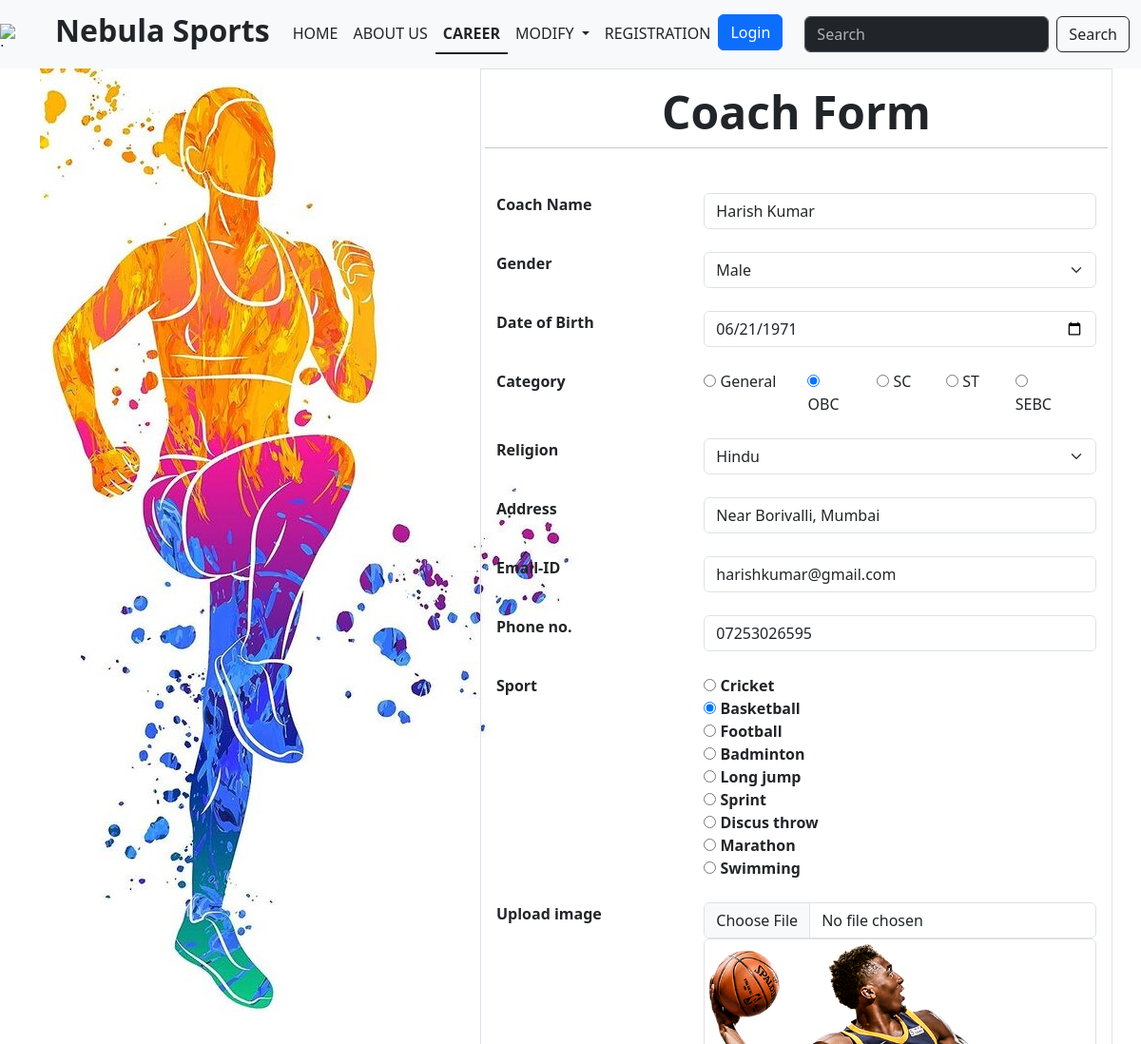
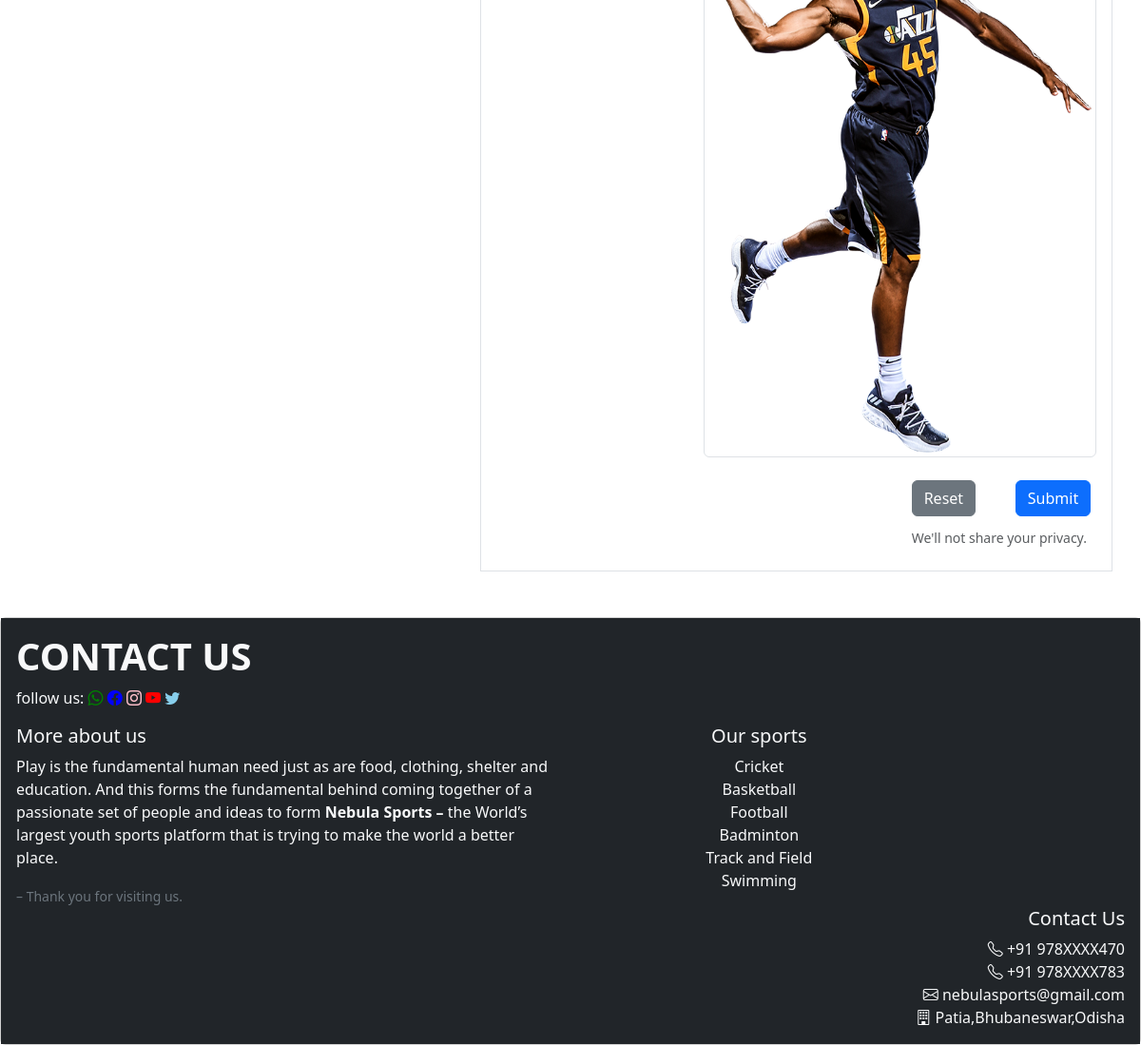
The app's page /coach_form.php?coach_id=1 with its own data (2 pictures, top to bottom).
### tables this page shows
CREATE TABLE `coach` (
  `coach_id` int(11) NOT NULL,
  `name` varchar(100) NOT NULL,
  `gender` enum('Male','Female','Other') NOT NULL,
  `dob` date NOT NULL,
  `caste` enum('General','OBC','SC','ST','SEBC') NOT NULL DEFAULT 'General',
  `religion` enum('Hindu','Budhhist','Sikh','Jain','Other') NOT NULL,
  `addr` text NOT NULL,
  `phone` varchar(13) NOT NULL,
  `email` varchar(320) NOT NULL,
  `sport_id` int(11) NOT NULL,
  `coach_image` varchar(200) NOT NULL
);

CREATE TABLE `sport` (
  `sport_id` int(11) NOT NULL,
  `name` varchar(20) NOT NULL
);

### coach_form.php (the view, shortened to what this page needs)
<!DOCTYPE html>  <?php session_start();?>
<html lang="en">
<head>
    <link href="https://cdn.jsdelivr.net/npm/bootstrap@5.3.1/dist/css/bootstrap.min.css" rel="stylesheet">
    <link rel="stylesheet" href="https://cdn.jsdelivr.net/npm/bootstrap-icons@1.10.5/font/bootstrap-icons.css">
</head>
<body>
<div>
<nav class="navbar navbar-expand-lg bg-light nav-underline" data-bs-theme="dark">
    <div>
      <img src="https://w7.pngwing.com/pngs/303/549/png-transparent-sport-logo-football-sports-logos-text-sport-logo.png" alt="Logo" width="30" height="24" class="d-inline-block align-text-top">
    </div>
        <div class="container-fluid">
          <a class="navbar-brand text-dark nav-underline" href="#"><h2><b>Nebula Sports</b></h2></a>
          <div class="collapse navbar-collapse" id="navbarScroll">
            <ul class="navbar-nav me-auto my-2 my-lg-0 navbar-nav-scroll" style="--bs-scroll-height: 100px;">
              <li class="nav-item">
                <a class="nav-link text-dark" href="home.php">HOME</a>
              </li>
              <li class="nav-item ">
                <a class="nav-link text-dark" href="about.php">ABOUT US</a>
              </li>
              <li class="nav-item">
                <a class="nav-link active text-dark" aria-current="page" href="career.php">CAREER</a>
              </li>
              <li class="nav-item dropdown">
                <a class="nav-link dropdown-toggle text-dark"  role="button"
                data-bs-toggle="dropdown" aria-expanded="false">
                MODIFY
                </a>
              </li>
              <li class="nav-item">
                <a class="nav-link text-dark" href="user_form.php">REGISTRATION</a>
              </li>
              <li class="nav-item">
                <?php
                if (isset($_SESSION['loggedin']) && $_SESSION['loggedin']) { ?>
                  <a href='logout.php'><button type="button" class="btn btn-info">
                    Logout
                  </button></a>
                <?php
                 echo 'Welcome '. $_SESSION['user_name'];
                } else {
                  ?>
                  <button type="button" class="btn btn-primary" data-bs-toggle="modal" data-bs-target="#exampleModal">
                    Login
                  </button>
                <?php } ?>
              </li>
            </ul>
            <form class="d-flex" role="search">
              <input class="form-control me-2" type="search" placeholder="Search" aria-label="Search">
              <button class="btn btn-outline-dark" type="submit">Search</button>
            </form>
          </div>
        </div>
      </nav>
    </div>
    <?php
    include 'connection.php';
    ?>
    <div class="container">
    <div class="row">
        <div class="col-5"><img src="img/71lYMYB9TUS._SL1500_ (3).jpg"></div>
        <div class="col-7 border" style="padding:16px">
        <h5 class="display-5 text-center"><b><b>Coach Form</b></b></h5>
        <?php
            $mode = 'Add';
            if(isset($_REQUEST['coach_id']) && is_numeric($_REQUEST['coach_id'])) {
                if($_REQUEST['coach_id'] > 0) {
                    $mode = 'Edit';
                    $coach_id = $_REQUEST['coach_id'];
                    $query_str = "SELECT * FROM coach WHERE coach_id = ?";
                    $stmt = mysqli_prepare($connection,$query_str);
                    mysqli_stmt_bind_param($stmt,'i',$coach_id);
                    mysqli_stmt_execute($stmt);
                    $result = mysqli_stmt_get_result($stmt);
                    $row = mysqli_fetch_array($result);
                }
            }
        ?>
        <div class="row"><br>
        <hr>
            <form id="myform" action="coach_form_insert.php" method="post"  enctype="multipart/form-data">
                <div class="mb-4 row">
                    <div class="col-4"><label class="form-label"><b>Coach Name</b></label></div>
                    <div class="col"><input class="form-control" required autofocus type="text" onchange="check_name(this)" name="coach_name" value="<?php if ($mode=='Edit') echo $row['name']?>">
                    <small id="name_error" class="text-danger"></small></div>
                </div>
                <div class="mb-4 row">
                    <div class="col-4"><label class="form-label"><b>Gender</b></label></div>
                    <div class="col"><select class="form-select" name="Gender">
                        <option <?php if (($mode=='Edit') && $row['gender']=='Male') echo 'Selected' ;?> value="Male">Male</option>
                    </select></div>
                </div>
                <div class="mb-4 row">
                    <div class="col-4"><label class="form-label"><b>Date of Birth</b></label></div>
                    <div class="col"><input class="form-control" required type="date" name="coach_dob"  max="2005-01-01" value="<?php if ($mode=='Edit') echo $row['dob']?>"></div>
                </div>
                <div class="mb-4 row">
                    <div class="col-4"><label class="form-label"><b>Category</b></label></div>
                    <div class="col row">
                        <div class="col-3"><label for="radio_general_category"><input type="radio" name="category" value="General" <?php if (($mode=='Edit') && $row['caste']=='General') echo 'checked' ;?>> General</label></div>
                        <div class="col-2"><label for="radio_obc_category"><input type="radio" name="category" value="OBC" <?php if (($mode=='Edit') && $row['caste']=='OBC') echo 'checked' ;?>> OBC</label></div>
                        <div class="col-2"><label for="radio_sc_category"><input type="radio" name="category" value="SC" <?php if (($mode=='Edit') && $row['caste']=='SC') echo 'checked' ;?>> SC</label></div>
                        <div class="col-2"><label for="radio_st_category"><input type="radio" name="category" value="ST" <?php if (($mode=='Edit') && $row['caste']=='ST') echo 'checked' ;?>> ST</label></div>
                        <div class="col-2"><label for="radio_sebc_category"><input type="radio" name="category" value="SEBC" <?php if (($mode=='Edit') && $row['caste']=='SEBC') echo 'checked' ;?>> SEBC</label></div>
                    </div>
                </div>
                <div class="mb-4 row">
                    <div class="col-4"><label class="form-label"><b>Religion</b></label></div>
                    <div class="col"><select class="form-select" name="religion">
                        <option <?php if (($mode=='Edit') && $row['religion']=='Hindu') echo 'Selected' ;?> value="Hindu">Hindu</option>
                    </select></div>
                </div>
                <div class="mb-4 row">
                    <div class="col-4"><label class="form-label"><b>Address</b></label></div>
                    <div class="col"><input class="form-control" type="text" name="coach_add" value="<?php if ($mode=='Edit') echo $row['addr']?>"></div>
                </div>
                <div class="mb-4 row">
                    <div class="col-4"><label class="form-label"><b>Email-ID</b></label></div>
                    <div class="col"><input class="form-control" type="email" name="email" value="<?php if ($mode=='Edit') echo $row['email']?>"></div>
                </div>
                <div class="mb-4 row">
                    <div class="col-4"><label class="form-label"><b>Phone no.</b></label></div>
                    <div class="col"><input class="form-control" type="text" name="coach_phone" value="<?php if ($mode=='Edit') echo $row['phone']?>"></div>
                </div>
                <div class="mb-4 row">
                    <div class="col-4"><label class="form-label"><b>Sport</b></label></div>
                    <div class="col row">
                    <?php
                    $sql = "SELECT * from sport";
                    $result = mysqli_query($connection,$sql);
                    while ($row1=mysqli_fetch_array($result)) {
                    ?>
                        <div class="radio-group radio-primary">
                        <input id="radio<?php echo $row1['sport_id']?>" name="sport" type="radio" value="<?php echo $row1['sport_id']?>"
                        <?php
                        if ($mode=='Edit') {
                            if ($row1['sport_id']==$row['sport_id']) {
                                echo ' checked';
                            }
                        }
                        ?>>
                        <label for="radio<?php echo $row1['sport_id']?>">
                            <b><?php echo $row1['name']?></b>
                        </label>
                        </div>
                    <?php
                    }
                    ?>
                    </div>
                </div>
                <div class="mb-4 row">
                    <div class="col-4"><label class="form-label"><b>Upload image</b></label></div>
                    <div class="col"><input class="form-control" type="file" name="coach_img">
                     <?php if ($mode=='Edit') {?> <img class="img-thumbnail" src="upload_img/<?php echo $row['coach_image']?>" > <?php } ?></div>
                </div>
                <div class="mb-2 row">
                    <div class="col-8"></div>
                    <div class="col-2"><input class="btn btn-secondary" type="reset"></div>
                    <div class="col"><input class="btn btn-primary" type="submit" name="submit" value="Submit"></div>
                </div>
                <div class="mb-2 row">
                    <div class="col-8"></div>
                    <div class="form-text col">We'll not share your privacy.</div>
                </div>
            </form>
             </div>
        </div>
    </div>
</div>
    <br><br>
    <?php
    include 'footer.php';
    ?>
    </body>
</html>

### records on screen
coach: coach_name "Harish Kumar", coach_dob "06/21/1971", caste "☑", coach_add "Near Borivalli, Mumbai", email "harishkumar@gmail.com", coach_phone "07253026595", sport_id "☐ Cricket", sport_id "☑ Basketball", sport_id "☐ Football", sport_id "☐ Badminton", sport_id "☐ Long jump", sport_id "☐ Sprint", sport_id "☐ Discus throw", sport_id "☐ Marathon", sport_id "☐ Swimming", coach_image (picture)
sport: name "Cricket"
sport: name "Basketball"
sport: name "Football"
sport: name "Badminton"
sport: name "Long jump"
sport: name "Sprint"
sport: name "Discus throw"
sport: name "Marathon"
sport: name "Swimming"
